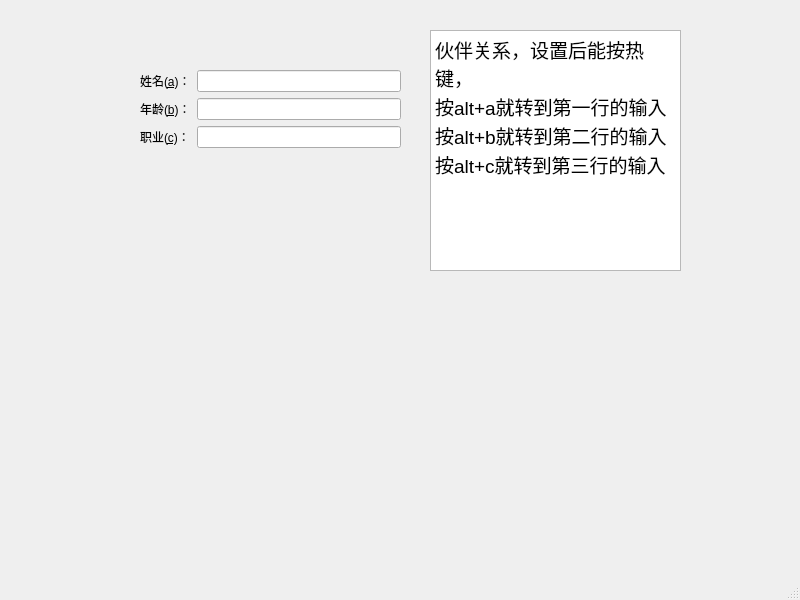
<?xml version="1.0" encoding="UTF-8"?>
<ui version="4.0">
 <class>MainWindow</class>
 <widget class="QMainWindow" name="MainWindow">
  <property name="geometry">
   <rect>
    <x>0</x>
    <y>0</y>
    <width>800</width>
    <height>600</height>
   </rect>
  </property>
  <property name="windowTitle">
   <string>MainWindow</string>
  </property>
  <widget class="QWidget" name="centralwidget">
   <widget class="QWidget" name="formLayoutWidget">
    <property name="geometry">
     <rect>
      <x>140</x>
      <y>70</y>
      <width>261</width>
      <height>121</height>
     </rect>
    </property>
    <layout class="QFormLayout" name="formLayout">
     <item row="0" column="0">
      <widget class="QLabel" name="label">
       <property name="text">
        <string>姓名(&amp;a)：</string>
       </property>
       <property name="buddy">
        <cstring>lineEdit</cstring>
       </property>
      </widget>
     </item>
     <item row="0" column="1">
      <widget class="QLineEdit" name="lineEdit"/>
     </item>
     <item row="1" column="0">
      <widget class="QLabel" name="label_2">
       <property name="text">
        <string>年龄(&amp;b)：</string>
       </property>
       <property name="buddy">
        <cstring>lineEdit_2</cstring>
       </property>
      </widget>
     </item>
     <item row="2" column="0">
      <widget class="QLabel" name="label_3">
       <property name="text">
        <string>职业(&amp;c)：</string>
       </property>
       <property name="buddy">
        <cstring>lineEdit_3</cstring>
       </property>
      </widget>
     </item>
     <item row="1" column="1">
      <widget class="QLineEdit" name="lineEdit_2"/>
     </item>
     <item row="2" column="1">
      <widget class="QLineEdit" name="lineEdit_3"/>
     </item>
    </layout>
   </widget>
   <widget class="QTextEdit" name="textEdit">
    <property name="geometry">
     <rect>
      <x>430</x>
      <y>30</y>
      <width>251</width>
      <height>241</height>
     </rect>
    </property>
    <property name="html">
     <string>&lt;!DOCTYPE HTML PUBLIC &quot;-//W3C//DTD HTML 4.0//EN&quot; &quot;http://www.w3.org/TR/REC-html40/strict.dtd&quot;&gt;
&lt;html&gt;&lt;head&gt;&lt;meta name=&quot;qrichtext&quot; content=&quot;1&quot; /&gt;&lt;style type=&quot;text/css&quot;&gt;
p, li { white-space: pre-wrap; }
&lt;/style&gt;&lt;/head&gt;&lt;body style=&quot; font-family:'SimSun'; font-size:9pt; font-weight:400; font-style:normal;&quot;&gt;
&lt;p style=&quot; margin-top:0px; margin-bottom:0px; margin-left:0px; margin-right:0px; -qt-block-indent:0; text-indent:0px;&quot;&gt;&lt;span style=&quot; font-size:14pt;&quot;&gt;伙伴关系，设置后能按热键，&lt;/span&gt;&lt;/p&gt;
&lt;p style=&quot; margin-top:0px; margin-bottom:0px; margin-left:0px; margin-right:0px; -qt-block-indent:0; text-indent:0px;&quot;&gt;&lt;span style=&quot; font-size:14pt;&quot;&gt;按alt+a就转到第一行的输入&lt;/span&gt;&lt;/p&gt;
&lt;p style=&quot; margin-top:0px; margin-bottom:0px; margin-left:0px; margin-right:0px; -qt-block-indent:0; text-indent:0px;&quot;&gt;&lt;span style=&quot; font-size:14pt;&quot;&gt;按alt+b就转到第二行的输入&lt;/span&gt;&lt;/p&gt;
&lt;p style=&quot; margin-top:0px; margin-bottom:0px; margin-left:0px; margin-right:0px; -qt-block-indent:0; text-indent:0px;&quot;&gt;&lt;span style=&quot; font-size:14pt;&quot;&gt;按alt+c就转到第三行的输入&lt;/span&gt;&lt;/p&gt;&lt;/body&gt;&lt;/html&gt;</string>
    </property>
   </widget>
  </widget>
  <widget class="QMenuBar" name="menubar">
   <property name="geometry">
    <rect>
     <x>0</x>
     <y>0</y>
     <width>800</width>
     <height>26</height>
    </rect>
   </property>
  </widget>
  <widget class="QStatusBar" name="statusbar"/>
 </widget>
 <resources/>
 <connections/>
</ui>
